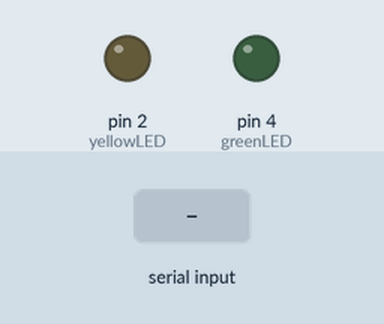
This sketch was run on a simulated Arduino Uno, built with avr-gcc and run on an emulated ATmega328P. On the bench: output pins drawn as LEDs (lit = HIGH). The test bench sets the inputs (shaded band). What the sketch prints to the serial monitor is not drawn.

Above: at 1.2 s.
1.3 s: "90,45\n" received over Serial
At 2.3 s:
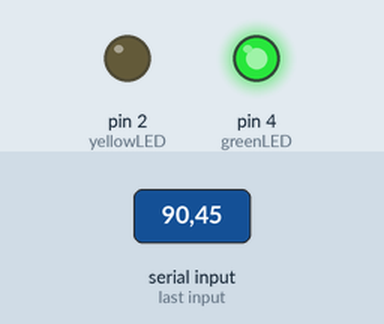
2.8 s: "30,150\n" received over Serial
At 4.0 s:
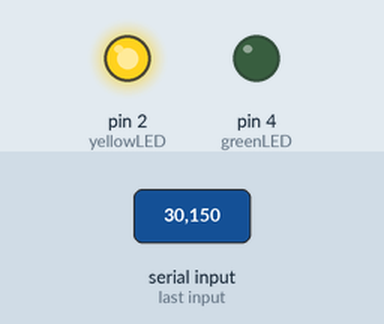
4.3 s: "1\n" received over Serial
At 5.1 s:
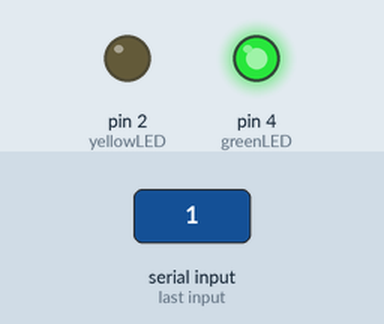
Timing chart, 0 to 7.3 s (numbered marks = the images above; inputs shaded):
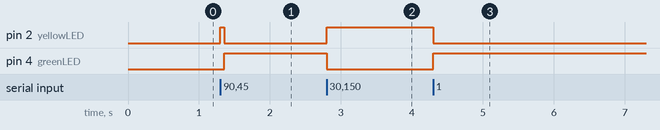

Measured:
- after the input at 1.3 s, pin 2 (yellowLED): LOW → HIGH at once, → LOW 0.05 s later; pin 4 (greenLED): LOW → HIGH after 0.05 s
- after the input at 2.8 s, pin 2 (yellowLED): LOW → HIGH at once; pin 4 (greenLED): HIGH → LOW at once
- after the input at 4.3 s, pin 2 (yellowLED): HIGH → LOW at once; pin 4 (greenLED): LOW → HIGH at once

The sketch:

EvenOddLights.ino
```cpp
int yellowLED = 2;
int greenLED = 4;

void setup()
{
  Serial.begin(9600);
  pinMode(yellowLED, OUTPUT);
  pinMode(greenLED, OUTPUT);
}

void loop()
{
  Serial.println("An odd number will turn on the green LED, an even number will turn on the yellow LED.");
  Serial.print("Enter an integer: ");
  while(!Serial.available()){}
  int number = Serial.parseInt();
  Serial.println(number);
  Serial.read();

  int light = number % 2;

  if(light == 0 )
  {
    digitalWrite(yellowLED, HIGH);
    digitalWrite(greenLED, LOW);
  }
  else if(light == 1)
  {
    digitalWrite(yellowLED, LOW);
    digitalWrite(greenLED, HIGH);
  }

}
```
